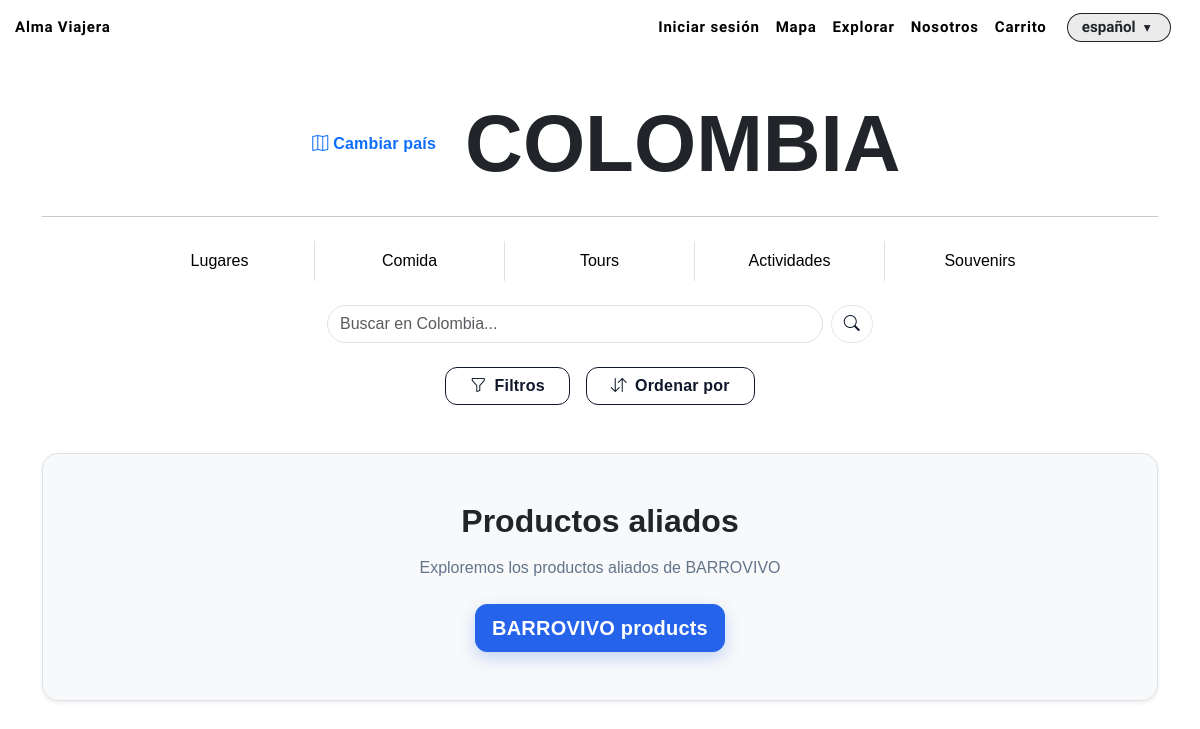
The app's page /explorar/Colombia/lugar, older data.
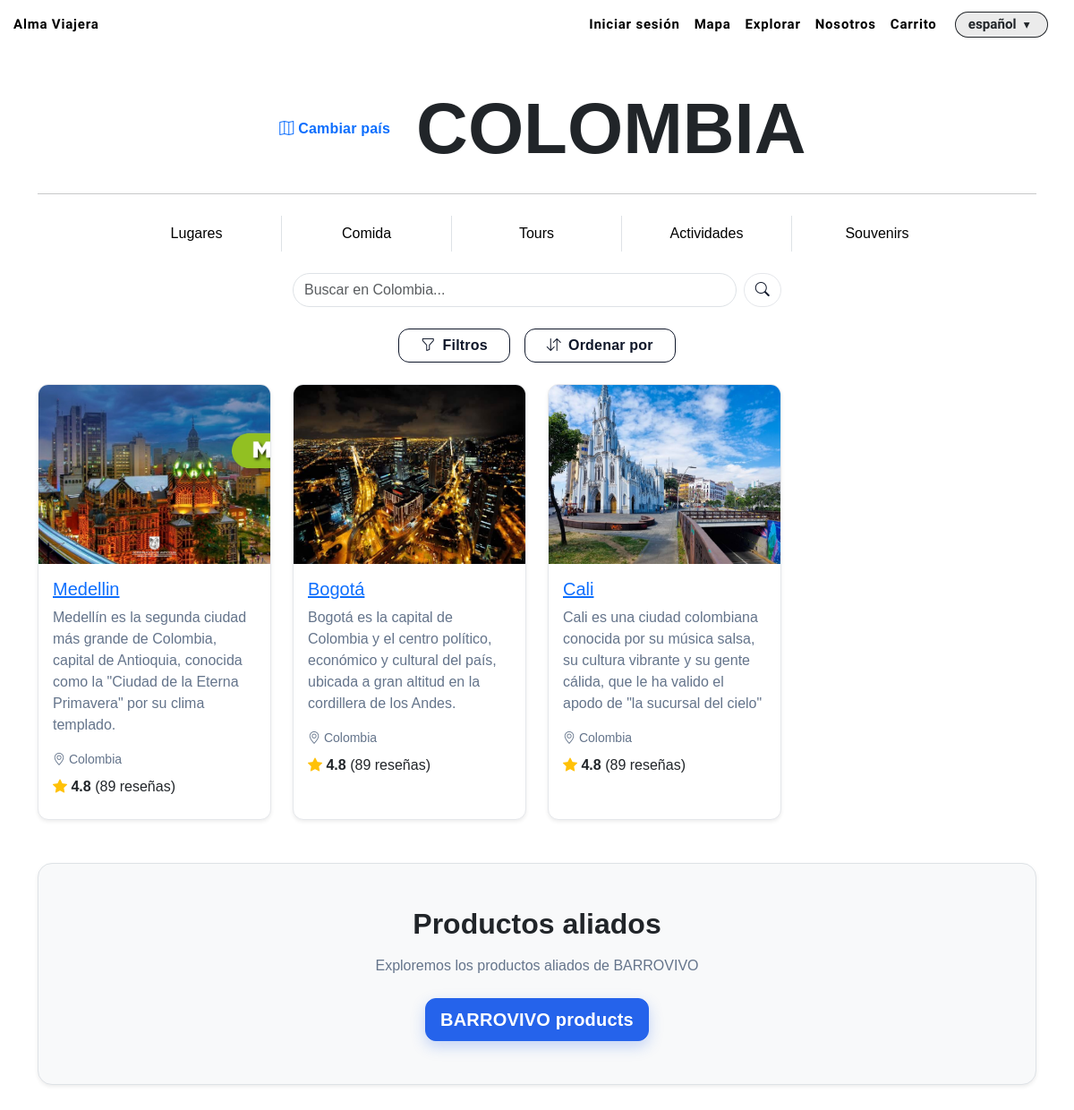
The same page, newer data.
### apps/catalog/models.py (models this page shows, shortened)
class Item(models.Model):
    id = models.AutoField(primary_key=True)
    nombre = models.CharField(max_length=255)
    descripcion = models.TextField()
    precio = models.DecimalField(max_digits=10, decimal_places=2)
    categoria = models.ForeignKey(Categoria, on_delete=models.CASCADE, related_name="items")
    ubicacion = models.CharField(max_length=255, blank=True, null=True)
    imagen = models.ImageField(upload_to="items/", blank=True, null=True)
    tiempo = models.DecimalField(max_digits=4, decimal_places=1, null=True)
    disponibilidad = models.BooleanField(default=True)  # tours/actividades
    stock = models.PositiveIntegerField(blank=True, null=True)  # souvenirs
    vendedor = models.ForeignKey(
        settings.AUTH_USER_MODEL,          # modelo de usuario
        on_delete=models.CASCADE,
        related_name="items_publicados",
    )

### apps/catalog/views.py (the view)
# urls.py: path("explorar/<str:place>/<str:categoria>", CatalogView.as_view(), name="explorar"),
class CatalogView(View):
    template_name = 'catalog.html'
    def get(self, request, place, categoria, *args, **kwargs):
        search = request.GET.get("search")
        ordenar = request.GET.get("ordenar")
        paises_validos = ['Colombia', 'Mexico', 'Argentina', 'Peru', 'Chile', 'Brasil']
        if place not in paises_validos:
            place = 'Colombia'
        filters = {
            "categoria__nombre": categoria,
            "ubicacion": place,
            "disponibilidad": True,
        }
        if search:
            filters["nombre__icontains"] = search
        items = Item.objects.filter(**filters)
        if ordenar == "precio_asc":
            items = items.order_by("precio")
        elif ordenar == "precio_desc":
            items = items.order_by("-precio")
        elif ordenar == "tiempo_asc":
            items = items.order_by("tiempo")
        elif ordenar == "tiempo_desc":
            items = items.order_by("-tiempo")
        return render(request, "catalog.html", {
            "place": place,
            "categoria": categoria,
            "items": items,
        })

### apps/catalog/templates/catalog.html (shortened to what this page needs)
{% extends "base.html" %}
{% load i18n static %}
{% block extra_head %}
  <link rel="stylesheet" href="{% static 'css/catalog.css' %}">
{% endblock %}
{% block body_class %}explorer{% endblock %}
{% block content %}
  <div class="container text-center mt-5">
    <div class="d-flex align-items-center justify-content-center mb-3">
      <a href="{% url 'catalog:mapa' %}" class="btn btn-outline-primary me-3">
        <i class="bi bi-map"></i> {% trans "Cambiar país" %}
      </a>
      <h1 class="display-1 fw-bold mb-0">{{ place|upper }}</h1>
    </div>
    <hr class="my-4">
    <div class="row justify-content-center mb-4 categories">
      <a href="{% url 'catalog:explorar' place 'lugar' %}" class="col-2 border-end category-link">{% trans "Lugares" %}</a>
      <a href="{% url 'catalog:explorar' place 'comida' %}" class="col-2 border-end category-link">{% trans "Comida" %}</a>
      <a href="{% url 'catalog:explorar' place 'tour' %}" class="col-2 border-end category-link">{% trans "Tours" %}</a>
      <a href="{% url 'catalog:explorar' place 'actividad' %}" class="col-2 border-end category-link">{% trans "Actividades" %}</a>
      <a href="{% url 'catalog:explorar' place 'souvenir' %}" class="col-2 category-link">{% trans "Souvenirs" %}</a>
    </div>
    <div class="row justify-content-center mb-4">
      <div class="col-md-6">
        <form method="get" action="{% url 'catalog:explorar' place categoria %}">
          <div class="input-group">
            <input type="text" name="search" class="form-control rounded-pill"
                   placeholder="{% blocktrans %}Buscar en {{ place }}...{% endblocktrans %}"
                   value="{{ request.GET.search|default:'' }}">
            <button class="btn btn-outline-secondary rounded-pill ms-2" type="submit">
              <i class="bi bi-search"></i>
            </button>
          </div>
        </form>
      </div>
    </div>
    <div class="d-flex justify-content-center gap-3">
      <button class="btn btn-outline-dark d-flex align-items-center px-4">
        <i class="bi bi-funnel me-2"></i> {% trans "Filtros" %}
      </button>
      <div class="popover-hover">
        <button class="btn btn-outline-dark d-flex align-items-center px-4">
          <i class="bi bi-arrow-down-up me-2"></i> {% trans "Ordenar por" %}
        </button>
      </div>
    </div>
  </div>
  <div class="container my-4">
    <div class="row g-4">
      {% for item in items %}
        <div class="col-md-6 col-lg-3">
          <div class="card shadow-sm h-100" style="border-radius: 12px; overflow: hidden;">
            {% if item.imagen %}
              <img src="{{ item.imagen.url }}" class="card-img-top" alt="{{ item.nombre }}">
            {% else %}
              <img src="{% static 'images/default.jpg' %}" class="card-img-top" alt="{% trans 'Imagen por defecto' %}">
            {% endif %}
            <div class="card-body">
              <h5 class="card-title">
                {% if categoria == "lugar" %}
                  <a href="{% url 'catalog:explorar' place 'lugar' %}">
                    {{ item.nombre }}
                  </a>
                {% else %}
                  <h5 class="card-title">{{ item.nombre }}</h5>
                {% endif %}
              </h5>
              <p class="card-text text-muted">{{ item.descripcion }}</p>
              <div class="d-flex text-muted mb-2">
                <small class="me-3"><i class="bi bi-geo-alt"></i> {{ item.ubicacion }}</small>
              </div>
              <div class="mb-2">
                <span class="text-warning"><i class="bi bi-star-fill"></i></span>
                <strong>4.8</strong> (89 {% trans "reseñas" %})
              </div>
            </div>
          </div>
        </div>
      {% endfor %}
    </div>
  </div>
  <section class="container my-5">
    <div class="text-center p-5 bg-light border rounded-4 shadow-sm">
      <h2 class="fw-bold mb-3">{% trans "Productos aliados" %}</h2>
      <p class="text-muted mb-4">
      </p>
      <a href="{% url 'catalog:productos_aliados' %}" class="btn btn-primary btn-lg">
      </a>
    </div>
  </section>
{% endblock %}

### templates/base.html (shortened to what this page needs)
{% load static %}
{% load i18n %}
{% get_current_language as LANGUAGE_CODE %}
<!doctype html>
<html lang="{{ LANGUAGE_CODE|default:'es' }}">
<head>
  <link href="https://cdn.jsdelivr.net/npm/bootstrap@5.3.8/dist/css/bootstrap.min.css" rel="stylesheet">
  <link rel="stylesheet" href="https://cdn.jsdelivr.net/npm/bootstrap-icons@1.11.3/font/bootstrap-icons.css">
  <link rel="stylesheet" href="{% static 'css/home.css' %}">
  <link rel="stylesheet" href="{% static 'css/navbar.css' %}">
  <link rel="stylesheet" href="{% static 'css/auth.css' %}">
  {% block extra_head %}{% endblock %}
</head>
<body class="{% block body_class %}{% endblock %}">
  {% include 'partials/_navbar.html' %}
  <main class="pt-5">
    {% block content %}{% endblock %}
  </main>
</body>
</html>

### templates/partials/_navbar.html (shortened to what this page needs)
{% load i18n %}
<nav class="navbar navbar-expand-lg navbar-dark bg-dark fixed-top">
  <div class="container">
    <a class="navbar-brand" href="{% url 'core:home' %}">Alma Viajera</a>
    <div class="collapse navbar-collapse" id="navbarNav">
      <ul class="navbar-nav ms-auto">
        {% if not request.user.is_authenticated %}
          <li> <a class="nav-link"
            href="{% url 'users:login' %}"
            hx-get="{% url 'users:login' %}?partial=1"
            hx-target="#authModal .modal-content"
            hx-swap="outerHTML"
            data-bs-toggle="modal"
            data-bs-target="#authModal">
            {% trans "Iniciar sesión" %}
          </a></li>
          <li class="nav-item"><a class="nav-link" href="{% url 'catalog:mapa' %}">{% trans "Mapa" %}</a></li>
          <li class="nav-item"><a class="nav-link" href="{% url 'catalog:explorar' 'Colombia' 'lugar'%}">{% trans "Explorar" %}</a></li>
          <li class="nav-item"><a class="nav-link" href="{% url 'core:about' %}">{% trans "Nosotros" %}</a></li>
          <li class="nav-item"><a class="nav-link" href="{% url 'cart:detalle' %}">{% trans "Carrito" %}</a></li>
          <li class="nav-item language-switcher d-flex align-items-center">
            <form action="{% url 'set_language' %}" method="post" class="language-switcher-form">
              <select id="navbar-language-select" name="language" onchange="this.form.submit()"
                      class="language-select" aria-label="{% trans 'Idioma' %}">
                {% get_current_language as LANGUAGE_CODE %}
                {% get_available_languages as LANGUAGES %}
                {% get_language_info_list for LANGUAGES as languages %}
                {% for language in languages %}
                  <option value="{{ language.code }}"
                          {% if language.code == LANGUAGE_CODE %}selected{% endif %}>
                    {{ language.name_local }}
                  </option>
                {% endfor %}
              </select>
            </form>
          </li>
        {% endif %}
      </ul>
    </div>
  </div>
</nav>

### static/css/home.css (style rules this page uses)
:root { --primary-color: #ffffff; --secondary-color: #333333; --accent-color: #4CAF50; --font-family: 'Montserrat', sans-serif; }
html, body { margin: 0; padding: 0; width: 100%; height: 100%; overflow-x: hidden; }
body { font-family: var(--font-family); }

### static/css/navbar.css (style rules this page uses)
.navbar { position: fixed; top: 0; left: 0; width: 100%; max-width: calc(100vw - 1.2%); box-sizing: border-box; background-color: transparent !important; z-index: 200; transition: background-color 0.3s ease, backdrop-filter 0.3s ease; font-family: 'Alatsi', sans-serif; }
.navbar .container { max-width: 1200px; margin: 0 auto; padding: 0 15px; }
.navbar .navbar-brand, .navbar .nav-link { font-family: 'Poppins', sans-serif; font-weight: 600; font-size: 1.1rem; letter-spacing: 0.05rem; color: white !important; }
body .navbar .navbar-brand, body .navbar .nav-link { font-family: 'Alatsi', sans-serif; font-size: 15px; color: black !important; }
.navbar .language-switcher { position: relative; margin-left: 0.75rem; }
.navbar .language-switcher-form { margin: 0; }
.navbar .language-select { appearance: none; -webkit-appearance: none; -moz-appearance: none; background-color: transparent; border: none; border-radius: 9999px; padding: 0.35rem 2.05rem 0.35rem 0.95rem; font-size: 0.95rem; font-weight: 600; color: inherit; line-height: 1.2; cursor: pointer; transition: background-color 0.2s ease, box-shadow 0.2s ease, color 0.2s ease; min-width: 6.5rem; box-shadow: inset 0 0 0 1px currentColor; }
.navbar .language-switcher::after { content: "\25be"; position: absolute; right: 1.25rem; top: 50%; transform: translateY(-50%); pointer-events: none; font-size: 0.85rem; color: currentColor; transition: color 0.2s ease; }
.navbar .language-select option { color: #212529; }
body:not(.home) .navbar .language-select { background: rgba(0, 0, 0, 0.08); color: #212529; }

### static/css/auth.css (style rules this page uses)
:root { --av-bg: #f8fafc; --av-card-bg: #ffffff; --av-text: #0f172a; --av-muted: #64748b; --av-border: #e5e7eb; --av-ring: #3b82f6; --av-primary: #2563eb; --av-primary-900: #1d4ed8; --av-radius-lg: 16px; --av-radius-md: 12px; --av-shadow-sm: 0 2px 10px rgba(2, 6, 23, 0.05); --av-shadow-lg: 0 12px 30px rgba(2, 6, 23, 0.08); }
.card { background: var(--av-card-bg); border: 1px solid var(--av-border); border-radius: var(--av-radius-lg); box-shadow: var(--av-shadow-sm); }
.card p, .text-muted { color: var(--av-muted) !important; }
.btn { border-radius: 12px; border: 1px solid transparent; font-weight: 600; letter-spacing: .2px; transition: transform .06s ease, filter .15s ease, box-shadow .15s ease; }
.btn-primary { background: var(--av-primary); border-color: var(--av-primary); box-shadow: 0 6px 16px rgba(37, 99, 235, .25); }
.btn-outline-secondary { border-color: var(--av-border); color: var(--av-text); background: #fff; }
.btn-outline-dark { border-color: #0f172a; color: #0f172a; background: #fff; }

### apps/catalog/static/css/catalog.css (style rules this page uses)
.category-link { color: black; text-decoration: none; font-weight: 500; }
.categories .col-2 { cursor: pointer; padding: 0.5rem 0; }
.card-img-top { height: 200px; object-fit: cover; }
.card-body { display: flex; flex-direction: column; }
.popover-hover { position: relative; display: inline-block; }

Row changes from the older to the newer data that the page shows:
added Item: imagen (picture), nombre "Medellin", descripcion "Medellín es la segunda ciudad más grande de Colombia, capital de Antioquia, conocida como la \"Ciudad de la Eterna Primavera\" por su clima templado.", ubicacion "Colombia"
added Item: imagen (picture), nombre "Bogotá", descripcion "Bogotá es la capital de Colombia y el centro político, económico y cultural del país, ubicada a gran altitud en la cordillera de los Andes.", ubicacion "Colombia"
added Item: imagen (picture), nombre "Cali", descripcion "Cali es una ciudad colombiana conocida por su música salsa, su cultura vibrante y su gente cálida, que le ha valido el apodo de \"la sucursal del cielo\"", ubicacion "Colombia"
